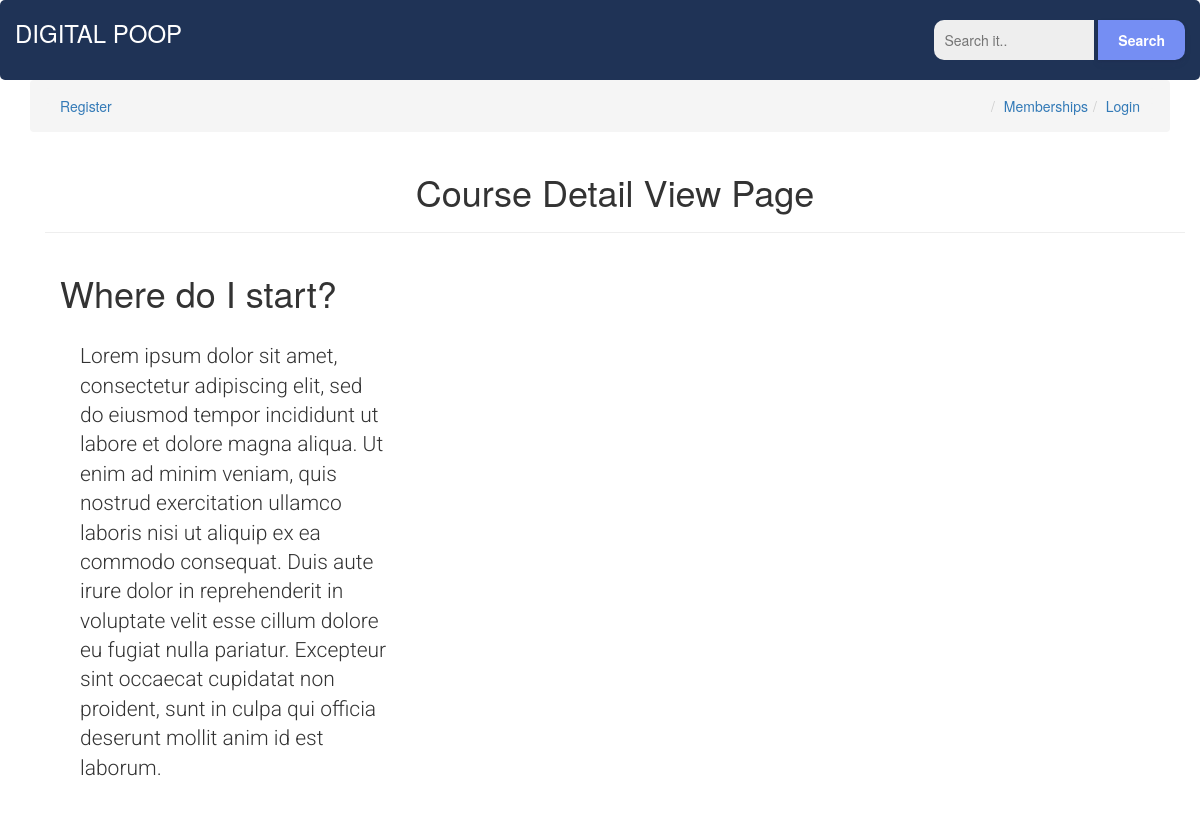
/courses/why_intro, run on the app's committed database.
### courses/models.py (models this page shows, shortened)
class Course(models.Model):
    slug = models.SlugField()
    title = models.CharField(max_length=120)
    description = models.TextField()
    image = models.ImageField(null=True, blank=True)
    allowed_membership = models.ManyToManyField(Membership)
    @property
    def lessons(self): # grouping lessons with a course in a specific order
        return self.lesson_set.all().order_by('position')
    class Meta:
        db_table = 'Course'

### courses/views.py (the view)
# urls.py: path('<slug>', CourseDetailView.as_view(), name='detail'),
class CourseDetailView(DetailView):
    model = Course

### courses/templates/courses/course_detail.html (shortened to what this page needs)
{% extends 'courses/base.html' %}
{% block content %}
<div class="container">
    <div class="row">
            <h1 class="text-center">Course Detail View Page</h1>
            <hr>
        <div class="col-sm-4 col-md-4">
            <h1>{{ object.title }}</h1>
            <p class="lead">{{ object.description }}</p>
            </div>
            <div class="col-sm-6 col-md-6">
        </div>
    </div>
</div>
{% endblock content%}

### memberships/static/css/main.css (style rules this page uses)
html { box-sizing: border-box; }
.row { margin-left:auto; margin-right:auto; }
.lead { padding: 20px; font-family: 'Roboto', sans-serif; }

### data on the page
Course: title "Where do I start?", description "Lorem ipsum dolor sit amet, consectetur adipiscing elit, sed do eiusmod tempor incididunt ut labore et dolore magna aliqua. Ut enim ad minim veniam, quis nostrud exercitation ullamco laboris nisi ut aliquip ex ea commodo consequat. Duis aute irure dolor in reprehenderit in voluptate velit esse cillum dolore eu fugiat nulla pariatur. Excepteur sint occaecat cupidatat non proident, sunt in culpa qui officia deserunt mollit anim id est laborum."
